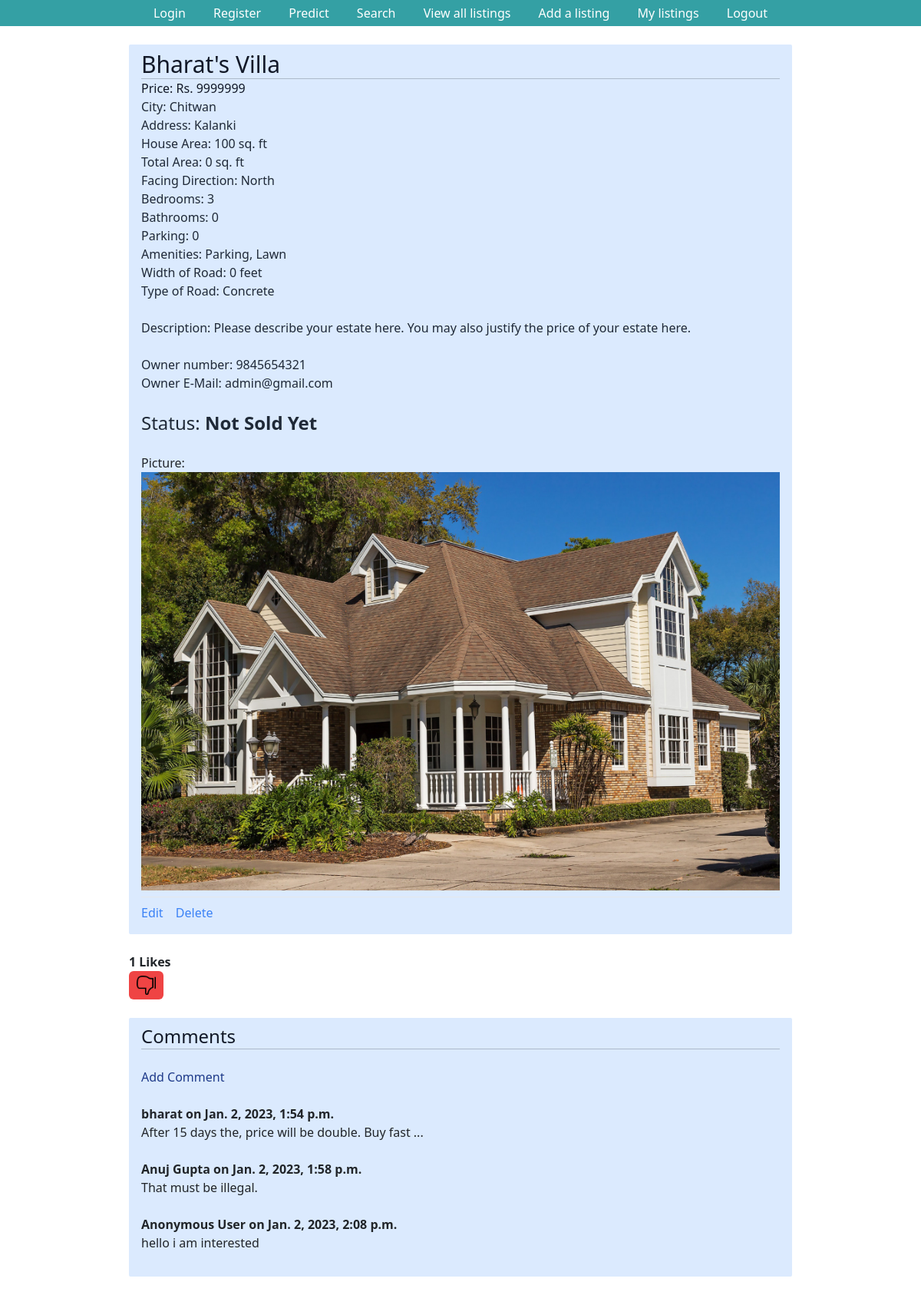
Before: /listings/6/ (signed in) with the older database file.
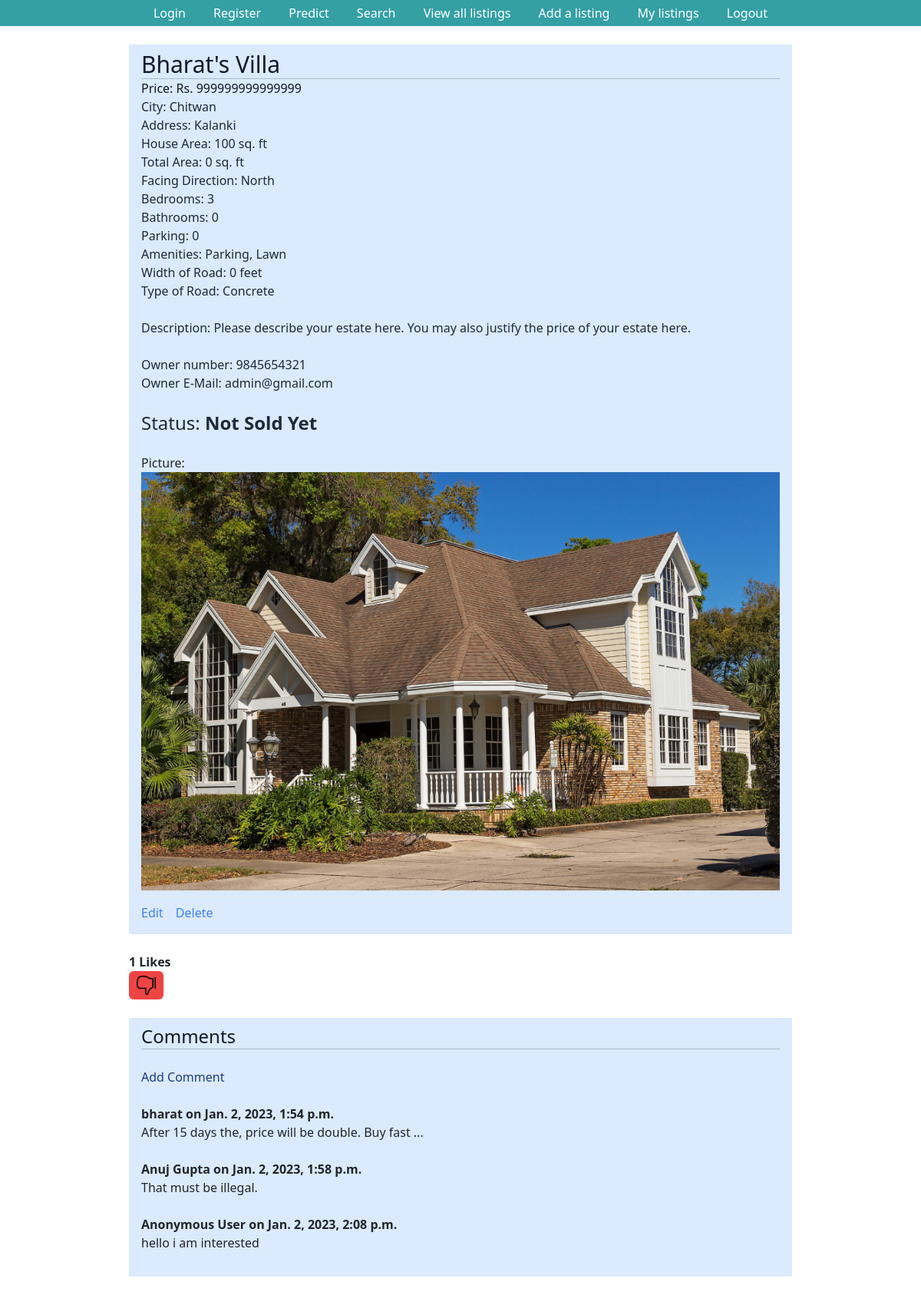
After: the same page with the newer database file.
### listings/models.py (models this page shows, shortened)
class Listing(models.Model):
    Title = models.CharField(max_length=30, default='House on Sale')
    Location = models.CharField(max_length=30, default='Kalanki')
    City = models.CharField(max_length=30, default='Kathmandu')
    Price = models.IntegerField(default=9999999)
    Bedroom = models.IntegerField(default=1)
    Bathroom = models.IntegerField(default=1)
    Floors = models.IntegerField(default=1)
    Parking = models.IntegerField(default=1)
    Face = models.CharField(max_length=30, default="East")
    Area = models.IntegerField(default=100)
    Road_Width = models.IntegerField(default=0)
    Road_Type = models.CharField(max_length=30, default="Concrete")
    Build_Area = models.IntegerField(default=100)
    Amenities = models.CharField(max_length=30, default="Bathroom")
    Contact_number = models.IntegerField(default=9845654321)
    Contact_mail = models.EmailField(max_length=30, default='admin@gmail.com')
    Image = models.ImageField(max_length = 254)
    user = models.ForeignKey(User, on_delete=models.SET_NULL,null=True)
    is_sold = models.BooleanField(default=False)
    Description = models.CharField(max_length=1000, default="Please describe your estate here. You may also justify the price of your estate here.")
    likes = models.ManyToManyField(User, related_name='estate')

class Comment(models.Model):
    listing = models.ForeignKey(Listing, related_name = "comments", on_delete = models.CASCADE)
    name = models.CharField(max_length=100, default="Anonymous User")
    body = models.TextField()
    date_added = models.DateTimeField(auto_now_add=True)

### listings/views.py (the view)
# urls.py: path('listings/<pk>/', ListingRetrieveView.as_view(), name='listing_retrieve'),
class ListingRetrieveView(LoginRequiredMixin, DetailView):
    model = Listing
    template_name = 'listing.html'
    def get_context_data(self, *args, **kwargs):
        listing= Listing.objects.all()
        context=super(ListingRetrieveView, self).get_context_data(**kwargs)
        stuff=get_object_or_404(Listing, id=self.kwargs['pk'])
        liked=False
        if stuff.likes.filter(id=self.request.user.id).exists():
            liked = True
        context["liked"]=liked
        return context

### templates/listing.html (shortened to what this page needs)
{% extends "base.html" %}
{% block content %}
<div class="px-3 py-2 bg-blue-100 rounded-sm">
    <h3 class="text-3xl text-gray-900">{{ listing.Title }}</h3><hr>
    <p class="text-gray-900">Price: Rs. {{listing.Price}}</p>
    <p class="text-gray-800">City: {{listing.City}}</p>
        {% if request.user.is_authenticated %}
        <p class="text-gray-800">Address: {{listing.Location}}</p>
        <p class="text-gray-800">House Area: {{listing.Area}} sq. ft</p>
        <p class="text-gray-800">Total Area: {{listing.Build_Area}} sq. ft</p>
        <p class="text-gray-800">Facing Direction: {{listing.Face}}</p>
        <p class="text-gray-800">Bedrooms: {{listing.Bedroom}}</p>
        <p class="text-gray-800">Bathrooms: {{listing.Bathroom}}</p>
        <p class="text-gray-800">Parking: {{listing.Parking}}</p>
        <p class="text-gray-800">Amenities: {{listing.Amenities}}</p>
        <p class="text-gray-800">Width of Road: {{listing.Road_Width}} feet</p>
        <p class="text-gray-800">Type of Road: {{listing.Road_Type}}</p>
        <br><p class="text-gray-800">Description: {{listing.Description}}</p><br>
        <p class="text-gray-800">Owner number: {{listing.Contact_number}}</p>
        <p class="text-gray-800">Owner E-Mail: {{listing.Contact_mail}}</p><br>
        {% endif %}
    <h1 class="text-2xl text-gray-800">Status: <strong>{{listing.is_sold|yesno:"Sold, Not Sold Yet"}}</strong></h1><br>
    <p>Picture: <br><img src="{{ listing.Image.url }}" alt=""></p>
    {% if request.user.is_staff %}
    <div class="mt-2 py-2 border-t border-gray-200">
        <a href="/listings/{{ listing.id }}/edit/" class="text-blue-500">
            Edit</a>
        <a href="/listings/{{ listing.id }}/delete/" class="ml-3 text-blue-500">
            Delete</a>
    </div>
    {% endif %}
</div><br>
<form action="{% url 'like_estate' listing.pk %}" method="post">
    <strong>  {{ listing.likes.count }} Likes</strong><br>
    {% if user.is_authenticated %}
        {% if liked %}
            <button type="submit", name="listing_id", value="{{ listing.id }}", class="bg-red-500 hover:bg-red-700 text-white font-bold py-1.5 px-2.5 rounded">
                <img src="\media\dislike.png" width="25" height="25" border="0" />
            </button>
        {% else %}
            <button type="submit", name="listing_id", value="{{ listing.id }}", class="bg-blue-500 hover:bg-blue-700 text-white font-bold py-1 px-2 rounded">
                <img src="\media\facebook-like.png" width="30" height="30" border="0" />
            </button>
        {% endif %}
    {% else %}
        <small>Login to like</small>
    {% endif %}
</form>
<br>
<div class="px-3 py-2 bg-blue-100 rounded-sm">
    {% if not listing.comments.all %}
        <h3 class="text-2xl text-gray-900">No comments yet. Be the first to add one.
            <a href="{% url 'add_comment' listing.pk %}" class="text-blue-900">Add Comment</a></h3>
    {% else %}
        <h3 class="text-2xl text-gray-900">Comments</h3><hr><br>
        <a href="{% url 'add_comment' listing.pk %}" class="text-blue-900">Add Comment</a><br><br>
        {% for comment in listing.comments.all %}
            <strong>
                {{ comment.name }} on {{ comment.date_added }}
            </strong><br>
            {{ comment.body }}
            <br><br>
        {% endfor %}
    {% endif %}
</div>
{% endblock content %}

### templates/base.html (shortened to what this page needs)
<!DOCTYPE html>
<html lang="en">
<head>
    <script src="https://cdn.tailwindcss.com"></script>
    <link href="https://cdn.jsdelivr.net/npm/bootstrap@5.2.0-beta1/dist/css/bootstrap.min.css" rel="stylesheet"
>
</head>
<body>
    <div id="navbar">
      <ul>
        <li>
          <a href="{% url 'login' %}">Login</a>
        </li>
        <li>
          <a href="{% url 'register' %}">Register</a>
        </li>
        <li class="nav-item active">
          <a href="{% url 'index' %}">Predict</a>
        </li>
        <li>
          <a href="{% url 'listing_search' %}">Search</a>
        </li>
        <li>
          <a href="{% url 'listing_list' %}">View all listings</a>
        </li>
        <li>
          <a href="{% url 'listing_create' %}">Add a listing</a>
        </li>
        <li>
          <a href="{% url 'user_specific_listings' %}">My listings</a>
        </li>
        <li>
          <a href="{% url 'logout' %}">Logout</a>
        </li>
      </ul>
    </div>
    <div class="mx-auto max-w-5xl px-20 py-4">
    {% block content %}{% endblock content %}
    </div>
</body>
</html>

### templates/base.html (style rules this page uses)
#navbar ul { margin: 0; padding: 5px; list-style-type: none; text-align: center; background-color: #34A0A4; }
#navbar ul li { display: inline; }
#navbar ul li a { text-decoration: none; padding: .2em 1em; color: #fff; background-color: #34A0A4; }

Changed rows visible on the page:
changed Listing "Bharat's Villa": Price "9999999" → "999999999999999"
